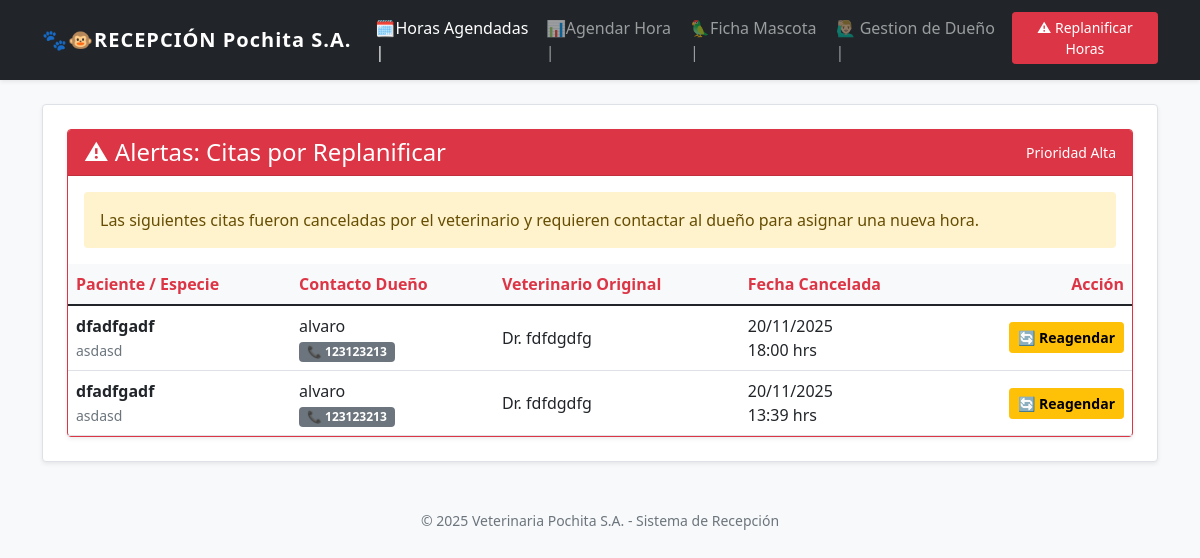
Page /replanificacion/ on the earlier database version.
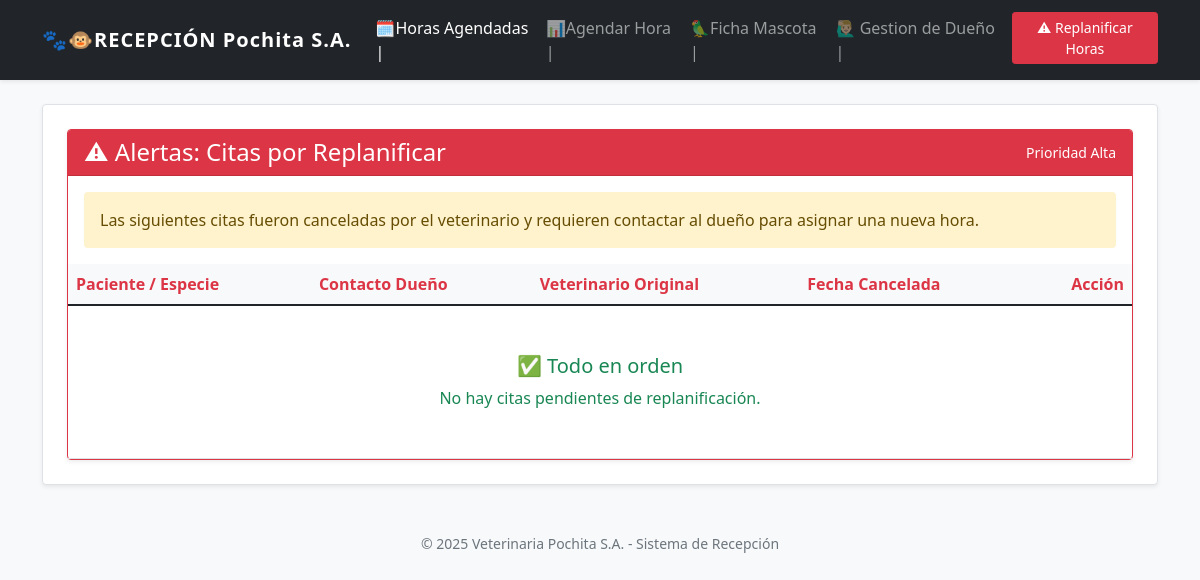
Same page on the later database version.
### agenda/models.py (models this page shows, shortened)
class Cita(models.Model):
    ESTADOS = [
        ('PENDIENTE', 'Pendiente'),
        ('REALIZADA', 'Realizada'),
        ('CANCELADA_VET', 'Cancelada por Veterinario'), # Para HU005/HU006
        ('CANCELADA_CLIENTE', 'Cancelada por Cliente'), # Para HU004
    ]
    veterinario = models.ForeignKey(Veterinario, on_delete=models.CASCADE)
    paciente = models.ForeignKey(Paciente, on_delete=models.CASCADE)
    fecha = models.DateField()
    hora = models.TimeField()
    estado = models.CharField(max_length=20, choices=ESTADOS, default='PENDIENTE')

class Paciente(models.Model):
    nombre = models.CharField(max_length=50)
    especie = models.CharField(max_length=50)
    dueno = models.ForeignKey(Dueno, on_delete=models.CASCADE)
    antecedentes = models.TextField(help_text="Historial médico relevante", blank=True)

class Dueno(models.Model):
    nombre = models.CharField(max_length=100)
    telefono = models.CharField(max_length=20)
    email = models.EmailField()

class Veterinario(models.Model):
    nombre = models.CharField(max_length=100)
    especialidad = models.CharField(max_length=100, default="General")

### agenda/views.py (the view)
# urls.py: path('replanificacion/', views.lista_replanificacion, name='lista_replanificacion'),
def lista_replanificacion(request):
    citas = Cita.objects.filter(estado='CANCELADA_VET').order_by('fecha')
    return render(request, 'agenda/lista_replanificacion.html', {'citas': citas})

### agenda/templates/agenda/lista_replanificacion.html (shortened to what this page needs)
{% extends 'agenda/base.html' %}
{% block content %}
<div class="row">
    <div class="col-12">
        <div class="card border-danger shadow-sm">
            <div class="card-header bg-danger text-white d-flex justify-content-between align-items-center">
                <h4 class="mb-0">⚠ Alertas: Citas por Replanificar</h4>
                <small>Prioridad Alta</small>
            </div>
            <div class="card-body p-0">
                <div class="alert alert-warning m-3 border-0">
                    Las siguientes citas fueron canceladas por el veterinario y requieren contactar al dueño para asignar una nueva hora.
                </div>
                <div class="table-responsive">
                    <table class="table table-hover align-middle mb-0">
                        <thead class="table-light text-danger">
                            <tr>
                                <th>Paciente / Especie</th>
                                <th>Contacto Dueño</th>
                                <th>Veterinario Original</th>
                                <th>Fecha Cancelada</th>
                                <th class="text-end">Acción</th>
                            </tr>
                        </thead>
                        <tbody>
                            {% for cita in citas %}
                            <tr>
                                <td>
                                    <strong>{{ cita.paciente.nombre }}</strong><br>
                                    <span class="text-muted small">{{ cita.paciente.especie }}</span>
                                </td>
                                <td>
                                    {{ cita.paciente.dueno.nombre }}<br>
                                    <span class="badge bg-secondary">
                                        📞 {{ cita.paciente.dueno.telefono }}
                                    </span>
                                </td>
                                <td>Dr. {{ cita.veterinario.nombre }}</td>
                                <td>
                                    {{ cita.fecha|date:"d/m/Y" }} <br>
                                    {{ cita.hora|time:"H:i" }} hrs
                                </td>
                                <td class="text-end">
                                    <a href="{% url 'reagendar_cita' cita.id %}" class="btn btn-warning btn-sm fw-bold">
                                        🔄 Reagendar
                                    </a>
                                </td>
                            </tr>
                            {% empty %}
                            <tr>
                                <td colspan="5" class="text-center py-5 text-success">
                                    <h5>✅ Todo en orden</h5>
                                    <p class="mb-0">No hay citas pendientes de replanificación.</p>
                                </td>
                            </tr>
                            {% endfor %}
                        </tbody>
                    </table>
                </div>
            </div>
        </div>
    </div>
</div>
{% endblock %}

Differences in the rows shown:
removed Cita: paciente.nombre "dfadfgadf", paciente.especie "asdasd", paciente.dueno.nombre "alvaro", paciente.dueno.telefono "123123213", veterinario.nombre "fdfdgdfg", fecha "20/11/2025", hora "18:00"
removed Cita: paciente.nombre "dfadfgadf", paciente.especie "asdasd", paciente.dueno.nombre "alvaro", paciente.dueno.telefono "123123213", veterinario.nombre "fdfdgdfg", fecha "20/11/2025", hora "13:39"
Other differences:
text now shown: "✅ Todo en orden No hay citas pendientes de replanificación."
